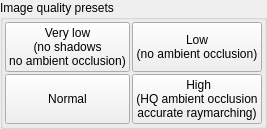
    <widget class="QGroupBox" name="groupBox_12">
     <property name="title">
      <string>Image quality presets</string>
     </property>
     <layout class="QVBoxLayout" name="verticalLayout_146">
      <property name="spacing">
       <number>2</number>
      </property>
      <property name="leftMargin">
       <number>2</number>
      </property>
      <property name="topMargin">
       <number>2</number>
      </property>
      <property name="rightMargin">
       <number>2</number>
      </property>
      <property name="bottomMargin">
       <number>2</number>
      </property>
      <item>
       <layout class="QGridLayout" name="gridLayout_34">
        <property name="topMargin">
         <number>0</number>
        </property>
        <property name="spacing">
         <number>2</number>
        </property>
        <item row="1" column="0">
         <widget class="QPushButton" name="pushButton_quality_preset_normal">
          <property name="sizePolicy">
           <sizepolicy hsizetype="Minimum" vsizetype="Preferred">
            <horstretch>0</horstretch>
            <verstretch>0</verstretch>
           </sizepolicy>
          </property>
          <property name="toolTip">
           <string>&lt;html&gt;&lt;head/&gt;&lt;body&gt;&lt;p&gt;Normal quality preset.&lt;/p&gt;&lt;p&gt;Ambient occlusion is turned on in Screen Space Ambient Occlusion (SSAO) mode.&lt;/p&gt;&lt;/body&gt;&lt;/html&gt;</string>
          </property>
          <property name="text">
           <string>Normal</string>
          </property>
         </widget>
        </item>
        <item row="0" column="1">
         <widget class="QPushButton" name="pushButton_quality_preset_low">
          <property name="sizePolicy">
           <sizepolicy hsizetype="Minimum" vsizetype="Preferred">
            <horstretch>0</horstretch>
            <verstretch>0</verstretch>
           </sizepolicy>
          </property>
          <property name="toolTip">
           <string>&lt;html&gt;&lt;head/&gt;&lt;body&gt;&lt;p&gt;A fast preset but with low quality.&lt;/p&gt;&lt;p&gt;Ambient occlusion is turned off.&lt;/p&gt;&lt;/body&gt;&lt;/html&gt;</string>
          </property>
          <property name="text">
           <string>Low
(no ambient occlusion)</string>
          </property>
         </widget>
        </item>
        <item row="1" column="1">
         <widget class="QPushButton" name="pushButton_quality_preset_high">
          <property name="sizePolicy">
           <sizepolicy hsizetype="Minimum" vsizetype="Preferred">
            <horstretch>0</horstretch>
            <verstretch>0</verstretch>
           </sizepolicy>
          </property>
          <property name="toolTip">
           <string>&lt;html&gt;&lt;head/&gt;&lt;body&gt;&lt;p&gt;The highest quality preset and the slowest.&lt;/p&gt;&lt;p&gt;Ambient occlusion is turned on in Multiple Rays mode. Raymarching step is decreased to 0.2 to reduce fractal calculation errors.&lt;/p&gt;&lt;/body&gt;&lt;/html&gt;</string>
          </property>
          <property name="text">
           <string> High
(HQ ambient occlusion
accurate raymarching)</string>
          </property>
         </widget>
        </item>
        <item row="0" column="0">
         <widget class="QPushButton" name="pushButton_quality_preset_very_low">
          <property name="sizePolicy">
           <sizepolicy hsizetype="Minimum" vsizetype="Preferred">
            <horstretch>0</horstretch>
            <verstretch>0</verstretch>
           </sizepolicy>
          </property>
          <property name="toolTip">
           <string>&lt;html&gt;&lt;head/&gt;&lt;body&gt;&lt;p&gt;This is the fastest preset but with the lowest quality.&lt;/p&gt;&lt;p&gt;Shadows, ambient occlusion and raytraced reflections are turned off. Detail level is decreased to 0.5.&lt;/p&gt;&lt;/body&gt;&lt;/html&gt;</string>
          </property>
          <property name="text">
           <string>Very low
(no shadows
no ambient occlusion)</string>
          </property>
         </widget>
        </item>
       </layout>
      </item>
     </layout>
    </widget>
